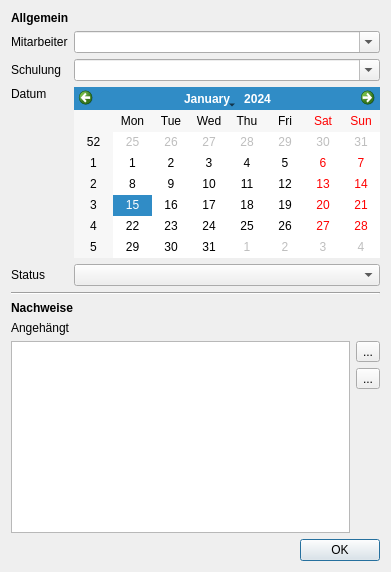
<?xml version="1.0" encoding="UTF-8"?>
<ui version="4.0">
 <class>QMTrainDataDetailsDialog</class>
 <widget class="QDialog" name="QMTrainDataDetailsDialog">
  <property name="geometry">
   <rect>
    <x>0</x>
    <y>0</y>
    <width>391</width>
    <height>572</height>
   </rect>
  </property>
  <property name="windowTitle">
   <string>Schulungsdetails</string>
  </property>
  <layout class="QGridLayout" name="gridLayout">
   <item row="5" column="0" colspan="2">
    <widget class="Line" name="line">
     <property name="orientation">
      <enum>Qt::Horizontal</enum>
     </property>
    </widget>
   </item>
   <item row="6" column="0" colspan="2">
    <widget class="QLabel" name="label_4">
     <property name="font">
      <font>
       <weight>75</weight>
       <bold>true</bold>
      </font>
     </property>
     <property name="text">
      <string>Nachweise</string>
     </property>
    </widget>
   </item>
   <item row="1" column="1">
    <widget class="QComboBox" name="cbEmployee">
     <property name="editable">
      <bool>true</bool>
     </property>
     <property name="insertPolicy">
      <enum>QComboBox::NoInsert</enum>
     </property>
    </widget>
   </item>
   <item row="0" column="0" colspan="2">
    <widget class="QLabel" name="label_6">
     <property name="font">
      <font>
       <weight>75</weight>
       <bold>true</bold>
      </font>
     </property>
     <property name="text">
      <string>Allgemein</string>
     </property>
    </widget>
   </item>
   <item row="8" column="0" colspan="2">
    <layout class="QHBoxLayout" name="horizontalLayout">
     <item>
      <widget class="QTableView" name="tvCertificates">
       <attribute name="horizontalHeaderStretchLastSection">
        <bool>true</bool>
       </attribute>
      </widget>
     </item>
     <item>
      <layout class="QVBoxLayout" name="verticalLayout">
       <item>
        <widget class="QToolButton" name="tbAddCertificate">
         <property name="text">
          <string>...</string>
         </property>
         <property name="icon">
          <iconset resource="../icons.qrc">
           <normaloff>:/icons/icons/list-add.svg</normaloff>:/icons/icons/list-add.svg</iconset>
         </property>
         <property name="iconSize">
          <size>
           <width>22</width>
           <height>22</height>
          </size>
         </property>
        </widget>
       </item>
       <item>
        <widget class="QToolButton" name="tbRemoveCertificate">
         <property name="text">
          <string>...</string>
         </property>
         <property name="icon">
          <iconset resource="../icons.qrc">
           <normaloff>:/icons/icons/list-remove.svg</normaloff>:/icons/icons/list-remove.svg</iconset>
         </property>
         <property name="iconSize">
          <size>
           <width>22</width>
           <height>22</height>
          </size>
         </property>
        </widget>
       </item>
       <item>
        <spacer name="verticalSpacer">
         <property name="orientation">
          <enum>Qt::Vertical</enum>
         </property>
         <property name="sizeHint" stdset="0">
          <size>
           <width>20</width>
           <height>40</height>
          </size>
         </property>
        </spacer>
       </item>
      </layout>
     </item>
    </layout>
   </item>
   <item row="3" column="0">
    <widget class="QLabel" name="label_3">
     <property name="text">
      <string>Datum</string>
     </property>
     <property name="alignment">
      <set>Qt::AlignLeading|Qt::AlignLeft|Qt::AlignTop</set>
     </property>
    </widget>
   </item>
   <item row="7" column="0" colspan="2">
    <widget class="QLabel" name="label_7">
     <property name="text">
      <string>Angehängt</string>
     </property>
    </widget>
   </item>
   <item row="9" column="0" colspan="2">
    <widget class="QDialogButtonBox" name="buttonBox">
     <property name="orientation">
      <enum>Qt::Horizontal</enum>
     </property>
     <property name="standardButtons">
      <set>QDialogButtonBox::Ok</set>
     </property>
    </widget>
   </item>
   <item row="4" column="1">
    <widget class="QComboBox" name="cbState">
     <property name="insertPolicy">
      <enum>QComboBox::NoInsert</enum>
     </property>
    </widget>
   </item>
   <item row="1" column="0">
    <widget class="QLabel" name="label">
     <property name="text">
      <string>Mitarbeiter</string>
     </property>
    </widget>
   </item>
   <item row="4" column="0">
    <widget class="QLabel" name="label_5">
     <property name="text">
      <string>Status</string>
     </property>
    </widget>
   </item>
   <item row="3" column="1">
    <widget class="QCalendarWidget" name="cwDate"/>
   </item>
   <item row="2" column="0">
    <widget class="QLabel" name="label_2">
     <property name="text">
      <string>Schulung</string>
     </property>
    </widget>
   </item>
   <item row="2" column="1">
    <widget class="QComboBox" name="cbTraining">
     <property name="editable">
      <bool>true</bool>
     </property>
     <property name="insertPolicy">
      <enum>QComboBox::NoInsert</enum>
     </property>
    </widget>
   </item>
  </layout>
 </widget>
 <resources>
  <include location="../icons.qrc"/>
 </resources>
 <connections>
  <connection>
   <sender>buttonBox</sender>
   <signal>accepted()</signal>
   <receiver>QMTrainDataDetailsDialog</receiver>
   <slot>accept()</slot>
   <hints>
    <hint type="sourcelabel">
     <x>248</x>
     <y>254</y>
    </hint>
    <hint type="destinationlabel">
     <x>157</x>
     <y>274</y>
    </hint>
   </hints>
  </connection>
  <connection>
   <sender>buttonBox</sender>
   <signal>rejected()</signal>
   <receiver>QMTrainDataDetailsDialog</receiver>
   <slot>reject()</slot>
   <hints>
    <hint type="sourcelabel">
     <x>316</x>
     <y>260</y>
    </hint>
    <hint type="destinationlabel">
     <x>286</x>
     <y>274</y>
    </hint>
   </hints>
  </connection>
  <connection>
   <sender>tbAddCertificate</sender>
   <signal>clicked()</signal>
   <receiver>QMTrainDataDetailsDialog</receiver>
   <slot>addCertificate()</slot>
   <hints>
    <hint type="sourcelabel">
     <x>360</x>
     <y>371</y>
    </hint>
    <hint type="destinationlabel">
     <x>195</x>
     <y>285</y>
    </hint>
   </hints>
  </connection>
  <connection>
   <sender>tbRemoveCertificate</sender>
   <signal>clicked()</signal>
   <receiver>QMTrainDataDetailsDialog</receiver>
   <slot>removeCertificate()</slot>
   <hints>
    <hint type="sourcelabel">
     <x>360</x>
     <y>411</y>
    </hint>
    <hint type="destinationlabel">
     <x>195</x>
     <y>285</y>
    </hint>
   </hints>
  </connection>
 </connections>
 <slots>
  <slot>addCertificate()</slot>
  <slot>removeCertificate()</slot>
 </slots>
</ui>
